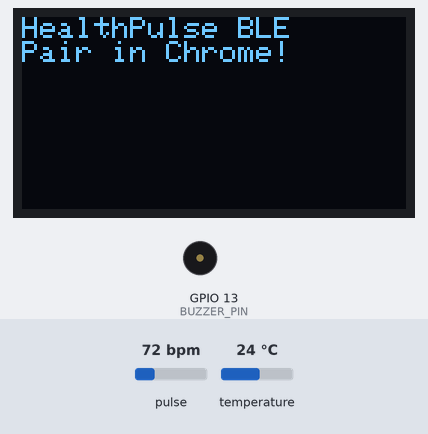
This sketch was run on a simulated ESP32. Parts: 128×64 one-colour display, buzzer (waves = sounding). The test bench sets the inputs (shaded band); at power-on: pulse 72 bpm, temperature 24 °C. Nothing arrives over Bluetooth unless stated; a phone connects over Bluetooth LE 3 s after start; what the sketch prints to the serial monitor is not drawn.

Above: at 0.41 s.
1.4 s: pulse set to 148 bpm
At 4.7 s:
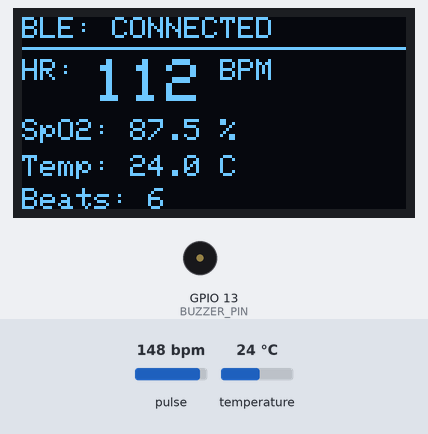
6.8 s: pulse set to 153 bpm
At 11.2 s:
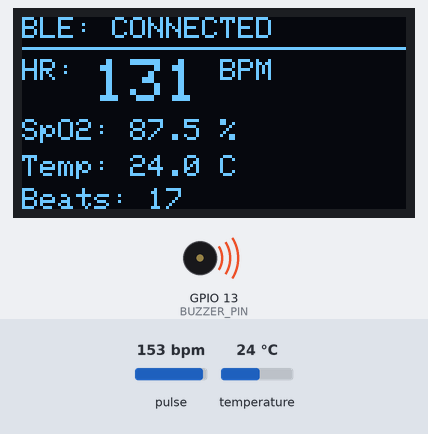
12.8 s: temperature set to 12 °C
At 14.2 s:
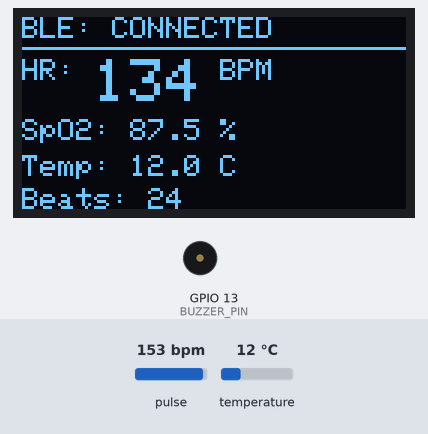
14.3 s: temperature set to 19 °C
At 16.2 s:
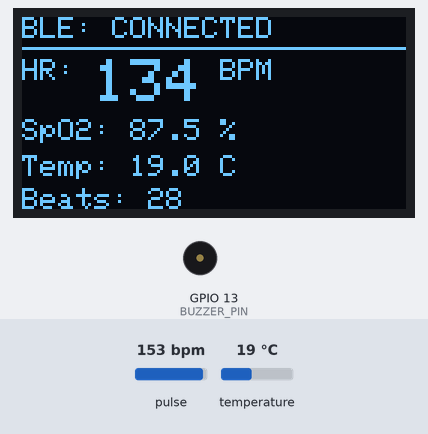
16.3 s: pulse set to 42 bpm
At 19.5 s:
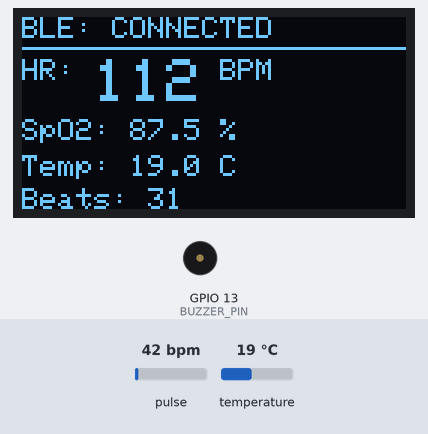
19.6 s: pulse set to 48 bpm
24.0 s: pulse set to 51 bpm
At 25.8 s:
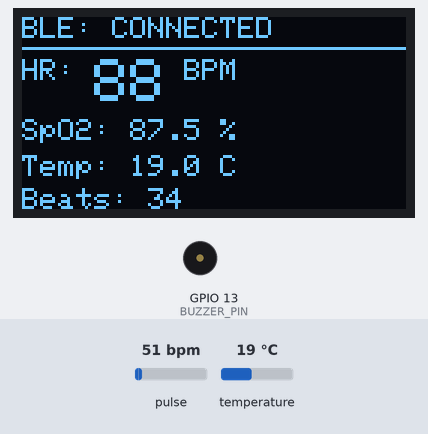
Timing chart, 0 to 27.3 s (numbered marks = the images above; inputs shaded):
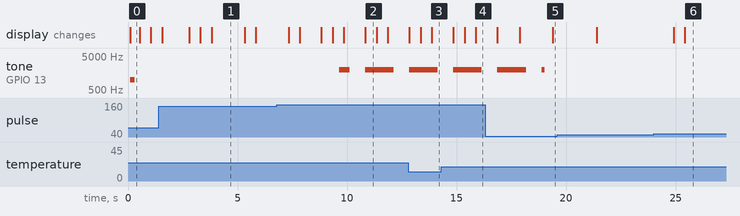

The sketch:

esp32_ble_firmware.ino
```cpp
/*
  HealthPulse AI IoT Device – BLE Edition (Fixed Advertising)
  ESP32 + MAX30102 + DS18B20 + SSD1306 OLED + Buzzer + Bluetooth BLE

  BLE Device Name:   ESP32-Health
  BLE Service UUID:  12345678-0000-1000-8000-00805f9b3400
  JSON Char UUID:    12345678-0000-1000-8000-00805f9b3405
  HR Char UUID:      12345678-0000-1000-8000-00805f9b3401
  SpO2 Char UUID:    12345678-0000-1000-8000-00805f9b3402
  Temp Char UUID:    12345678-0000-1000-8000-00805f9b3403
  Stress Char UUID:  12345678-0000-1000-8000-00805f9b3404

  IMPORTANT:
  - Remove "ESP32-Health" from Windows Bluetooth settings before using Chrome
  - Only Chrome (desktop or Android) supports Web Bluetooth
*/

#include <BLEDevice.h>
#include <BLEServer.h>
#include <BLEUtils.h>
#include <BLE2902.h>
#include <Wire.h>
#include "MAX30105.h"
#include "heartRate.h"
#include <Adafruit_GFX.h>
#include <Adafruit_SSD1306.h>
#include <OneWire.h>
#include <DallasTemperature.h>

// ── PIN DEFINITIONS ─────────────────────────────────────────────
#define I2C_SDA      21
#define I2C_SCL      22
#define BUZZER_PIN   13
#define ONE_WIRE_BUS 15
#define OLED_ADDR    0x3C

// ── BLE Configuration ──────────────────────────────────────────
#define BLE_DEVICE_NAME    "ESP32-Health"
#define HEALTH_SERVICE_UUID "12345678-0000-1000-8000-00805f9b3400"
#define HR_CHAR_UUID        "12345678-0000-1000-8000-00805f9b3401"
#define SPO2_CHAR_UUID      "12345678-0000-1000-8000-00805f9b3402"
#define TEMP_CHAR_UUID      "12345678-0000-1000-8000-00805f9b3403"
#define STRESS_CHAR_UUID    "12345678-0000-1000-8000-00805f9b3404"
#define JSON_CHAR_UUID      "12345678-0000-1000-8000-00805f9b3405"

// ── Objects ─────────────────────────────────────────────────────
MAX30105 particleSensor;
Adafruit_SSD1306 display(128, 64, &Wire, -1);
OneWire oneWire(ONE_WIRE_BUS);
DallasTemperature tempSensor(&oneWire);

// ── BLE Objects ─────────────────────────────────────────────────
BLEServer* pServer = NULL;
BLECharacteristic* pHRChar = NULL;
BLECharacteristic* pSpO2Char = NULL;
BLECharacteristic* pTempChar = NULL;
BLECharacteristic* pStressChar = NULL;
BLECharacteristic* pJSONChar = NULL;
bool deviceConnected = false;
bool oldDeviceConnected = false;

// ── Heart Rate Variables ────────────────────────────────────────
const byte RATE_SIZE = 10;
byte rates[RATE_SIZE];
byte rateSpot = 0;
long lastBeat = 0;
float beatsPerMinute = 0;
int beatAvg = 0;
int beatCount = 0;
bool hrDone = false;
float displayedBPM = 0;

// ── SpO2 Variables ──────────────────────────────────────────────
float estimatedSpO2 = 0;
bool spo2Done = false;
long irSum = 0, redSum = 0;
int spo2Samples = 0;

// ── Temperature & Stress ────────────────────────────────────────
float bodyTemp = 0;
int stressScore = 10;
String stressLevel = "LOW";

// ── BLE Callbacks ───────────────────────────────────────────────
class HealthServerCallbacks: public BLEServerCallbacks {
  void onConnect(BLEServer* pServer) {
    deviceConnected = true;
    Serial.println("[BLE] Client connected!");
  };
  void onDisconnect(BLEServer* pServer) {
    deviceConnected = false;
    Serial.println("[BLE] Client disconnected!");
  }
};

#include <esp_system.h> // For esp_base_mac_addr_set

// ── Setup BLE ───────────────────────────────────────────────────
void setupBLE() {
  Serial.println("[BLE] Initialising...");

  // Force a custom MAC address to BYPASS Windows Bluetooth Cache!
  // If we don't do this, Windows remembers old firmware UUIDs and blocks Chrome.
  uint8_t custom_mac[6] = {0x24, 0x0A, 0xC4, 0x11, 0x22, 0x33}; // Custom MAC
  esp_base_mac_addr_set(custom_mac);

  BLEDevice::init(BLE_DEVICE_NAME);
  pServer = BLEDevice::createServer();
  pServer->setCallbacks(new HealthServerCallbacks());

  BLEService* pService = pServer->createService(BLEUUID(HEALTH_SERVICE_UUID), 30);

  // Helper to create a READ+NOTIFY characteristic
  auto makeChar = [&](const char* uuid) -> BLECharacteristic* {
    BLECharacteristic* c = pService->createCharacteristic(
      uuid,
      BLECharacteristic::PROPERTY_READ |
      BLECharacteristic::PROPERTY_NOTIFY
    );
    c->addDescriptor(new BLE2902());
    return c;
  };

  pHRChar     = makeChar(HR_CHAR_UUID);
  pSpO2Char   = makeChar(SPO2_CHAR_UUID);
  pTempChar   = makeChar(TEMP_CHAR_UUID);
  pStressChar = makeChar(STRESS_CHAR_UUID);
  pJSONChar   = makeChar(JSON_CHAR_UUID);

  // Set initial values
  pHRChar->setValue("---");
  pSpO2Char->setValue("---");
  pTempChar->setValue("---");
  pStressChar->setValue("---");
  pJSONChar->setValue("{\"status\":\"waiting for finger\"}");

  pService->start();

  // ── FIXED advertising block ──────────────────────────────────
  BLEAdvertisementData advData;
  advData.setName(BLE_DEVICE_NAME);
  advData.setCompleteServices(BLEUUID(HEALTH_SERVICE_UUID));

  BLEAdvertisementData scanData;
  scanData.setName(BLE_DEVICE_NAME);

  BLEAdvertising* pAdv = BLEDevice::getAdvertising();
  pAdv->setAdvertisementData(advData);
  pAdv->setScanResponseData(scanData);
  pAdv->setScanResponse(true);
  pAdv->setMinPreferred(0x06);
  pAdv->setMaxPreferred(0x12);  // FIXED: was setMinPreferred before (bug)
  BLEDevice::startAdvertising();

  Serial.println("[BLE] Advertising as: " BLE_DEVICE_NAME);
  Serial.println("[BLE] Service UUID: " HEALTH_SERVICE_UUID);
}

// ── Setup ───────────────────────────────────────────────────────
void setup() {
  Serial.begin(115200);
  Wire.begin(I2C_SDA, I2C_SCL);

  // Buzzer
  pinMode(BUZZER_PIN, OUTPUT);
  digitalWrite(BUZZER_PIN, LOW);

  // OLED
  if (!display.begin(SSD1306_SWITCHCAPVCC, OLED_ADDR)) {
    Serial.println("[OLED] Failed!");
  }
  display.clearDisplay();
  display.setTextColor(SSD1306_WHITE);
  display.setTextSize(1);
  display.setCursor(0, 0);
  display.println("HealthPulse BLE");
  display.println("Starting...");
  display.display();

  // Temperature Sensor
  tempSensor.begin();

  // MAX30102
  if (!particleSensor.begin(Wire, I2C_SPEED_STANDARD)) {
    Serial.println("[MAX30102] NOT FOUND!");
    display.clearDisplay();
    display.setCursor(0, 0);
    display.println("Sensor Error!");
    display.display();
    while (1);
  }
  particleSensor.setup();
  particleSensor.setPulseAmplitudeRed(0x0A);
  particleSensor.setPulseAmplitudeGreen(0);

  // Initialize BLE
  setupBLE();

  display.clearDisplay();
  display.setCursor(0, 0);
  display.println("HealthPulse BLE");
  display.println("Pair in Chrome!");
  display.display();

  // Startup beep
  tone(BUZZER_PIN, 1000, 200);
}

// ── Loop ────────────────────────────────────────────────────────
void loop() {
  // ── Read MAX30102 ─────────────────────────────────────────
  long irValue = particleSensor.getIR();

  if (irValue > 20000) {  // Finger detected (lowered threshold for weaker sensors)
    if (checkForBeat(irValue)) {
      long delta = millis() - lastBeat;
      lastBeat = millis();
      beatsPerMinute = 60.0 / (delta / 1000.0);

      if (beatsPerMinute > 30 && beatsPerMinute < 220) {
        rates[rateSpot++] = (byte)beatsPerMinute;
        rateSpot %= RATE_SIZE;
        beatCount++;

        // Calculate average
        beatAvg = 0;
        int count = beatCount < RATE_SIZE ? beatCount : RATE_SIZE;
        for (byte x = 0; x < count; x++) beatAvg += rates[x];
        beatAvg /= count;

        if (beatCount >= 2 && !hrDone) {
          hrDone = true;
        }
        displayedBPM = beatAvg; // Update live
      }
    }

    // SpO2 estimation
    long redValue = particleSensor.getRed();
    irSum += irValue;
    redSum += redValue;
    spo2Samples++;

    if (spo2Samples >= 20 && !spo2Done) { // lowered from 100 to 20
      float ratio = (float)redSum / (float)irSum;
      estimatedSpO2 = 110.0 - 25.0 * ratio;
      if (estimatedSpO2 > 100) estimatedSpO2 = 99.5;
      if (estimatedSpO2 < 70) estimatedSpO2 = 70;
      if (spo2Samples >= 50) spo2Done = true; // lock it in after 50
    }
  } else {
    // Reset if finger removed
    hrDone = false;
    spo2Done = false;
    beatCount = 0;
    spo2Samples = 0;
    irSum = 0;
    redSum = 0;
  }

  // ── Read Temperature ──────────────────────────────────────
  static unsigned long lastTempRead = 0;
  if (millis() - lastTempRead > 2000) {
    lastTempRead = millis();
    tempSensor.requestTemperatures();
    float t = tempSensor.getTempCByIndex(0);
    if (t > 0 && t < 50) bodyTemp = t;
  }

  // ── Calculate Stress ──────────────────────────────────────
  if (hrDone) {
    if (displayedBPM > 100) { stressScore = 70; stressLevel = "HIGH"; }
    else if (displayedBPM > 85) { stressScore = 40; stressLevel = "MODERATE"; }
    else { stressScore = 10; stressLevel = "LOW"; }
  }

  // ── Update BLE Characteristics (every 1 second) ───────────
  static unsigned long lastBLEUpdate = 0;
  if (deviceConnected && millis() - lastBLEUpdate > 1000) {
    lastBLEUpdate = millis();

    // Build JSON string (this is what the website reads)
    String json = "{";
    json += "\"heartRate\":" + (hrDone ? String(displayedBPM, 1) : "null");
    json += ",\"spo2\":" + ((spo2Samples > 20) ? String(estimatedSpO2, 1) : "null");
    json += ",\"temperature\":" + (bodyTemp > 0 ? String(bodyTemp, 1) : "null");
    json += ",\"stressScore\":" + String(stressScore);
    json += ",\"stressLevel\":\"" + stressLevel + "\"";
    json += ",\"fingerPresent\":" + String(irValue > 20000 ? "true" : "false");
    json += "}";

    // Update JSON characteristic (main data channel)
    pJSONChar->setValue(json.c_str());
    pJSONChar->notify();

    // Also update individual characteristics (for compatibility)
    String hrStr = hrDone ? String(displayedBPM, 1) : "---";
    String spStr = spo2Done ? String(estimatedSpO2, 1) : "---";
    String tmpStr = bodyTemp > 0 ? String(bodyTemp, 1) : "---";
    String stressStr = String(stressScore);

    pHRChar->setValue(hrStr.c_str());
    pHRChar->notify();
    pSpO2Char->setValue(spStr.c_str());
    pSpO2Char->notify();
    pTempChar->setValue(tmpStr.c_str());
    pTempChar->notify();
    pStressChar->setValue(stressStr.c_str());
    pStressChar->notify();

    Serial.printf("[BLE] Sent: %s\n", json.c_str());
  }

  // ── Handle reconnection ───────────────────────────────────
  if (!deviceConnected && oldDeviceConnected) {
    delay(500);
    pServer->startAdvertising();
    Serial.println("[BLE] Restarted advertising");
    oldDeviceConnected = false;
  }
  if (deviceConnected && !oldDeviceConnected) {
    oldDeviceConnected = true;
  }

  // ── Update OLED ───────────────────────────────────────────
  static unsigned long lastDisplayUpdate = 0;
  if (millis() - lastDisplayUpdate > 500) {
    lastDisplayUpdate = millis();

    display.clearDisplay();
    display.setTextSize(1);
    display.setCursor(0, 0);

    // Status bar
    display.print("BLE: ");
    display.println(deviceConnected ? "CONNECTED" : "WAITING...");
    display.drawLine(0, 10, 128, 10, SSD1306_WHITE);

    // Heart Rate
    display.setCursor(0, 14);
    display.print("HR: ");
    if (hrDone) {
      display.setTextSize(2);
      display.print((int)displayedBPM);
      display.setTextSize(1);
      display.println(" BPM");
    } else {
      display.println("Reading...");
    }

    // SpO2
    display.setCursor(0, 34);
    display.print("SpO2: ");
    if (spo2Done) {
      display.print(estimatedSpO2, 1);
      display.println(" %");
    } else {
      display.println("Reading...");
    }

    // Temperature
    display.setCursor(0, 46);
    display.print("Temp: ");
    if (bodyTemp > 0) {
      display.print(bodyTemp, 1);
      display.println(" C");
    } else {
      display.println("N/A");
    }

    // Finger detection
    display.setCursor(0, 57);
    if (irValue < 50000) {
      display.println("Place finger on sensor");
    } else {
      display.print("Beats: ");
      display.println(beatCount);
    }

    display.display();
  }

  // ── Buzzer Alert ──────────────────────────────────────────
  if (hrDone && (displayedBPM > 120 || displayedBPM < 50)) {
    tone(BUZZER_PIN, 2000, 100);
  }
}
```

Measured:
- the behaviour switches between 150 and 151 bpm on pulse (found by bisection; images 1 and 2)
- after the input at 1.4 s, the display: first changes after 0.15 s (image 1 shows a later state)
- after the input at 6.8 s, tone on GPIO 13 (BUZZER_PIN): silent → 2000 Hz after 2.8 s, → silent 0.49 s later, → 2000 Hz 0.71 s later, → silent 1.3 s later
- after the input at 24.0 s, the display: first changes after 0.90 s (image 6 shows a later state)
- what the display in image 0 shows lasts 0.4 s, from 0.1 s to 0.5 s
- what the display in image 1 shows lasts 1.5 s, from 3.8 s to 5.3 s
- what the display in image 2 shows lasts 0.5 s, from 10.8 s to 11.3 s
